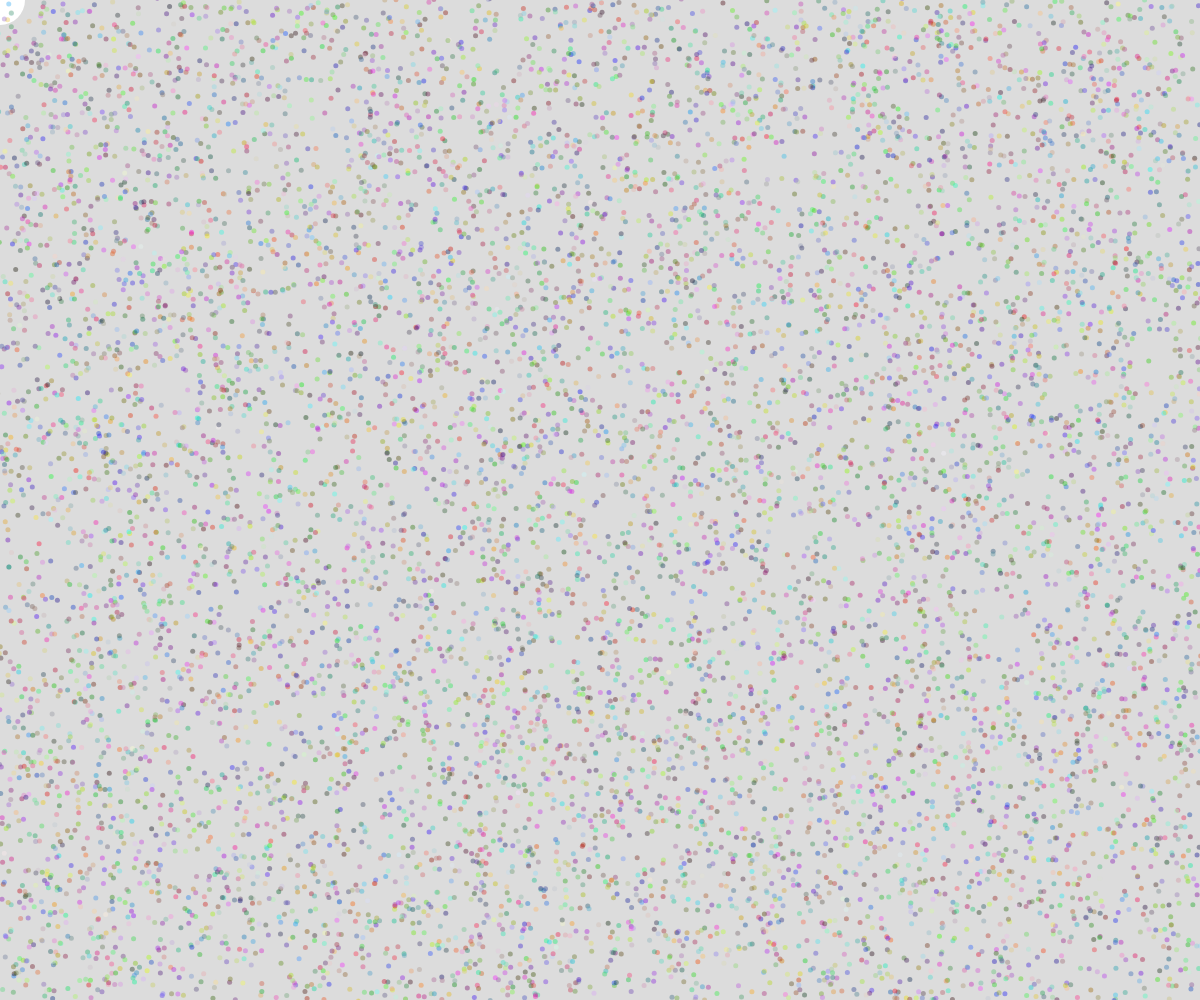
Frame 1 (no input)
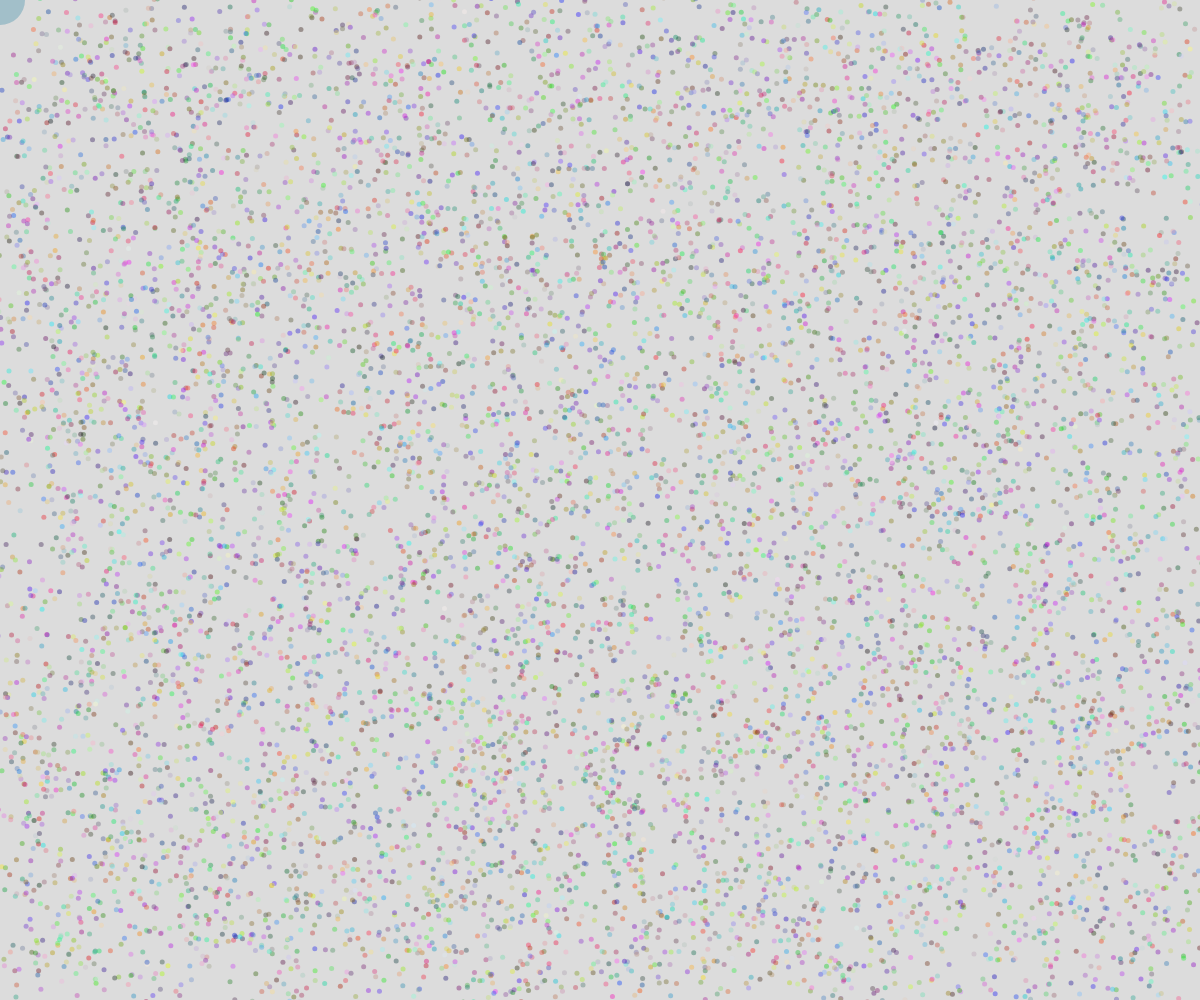
Frame 60 (no input)
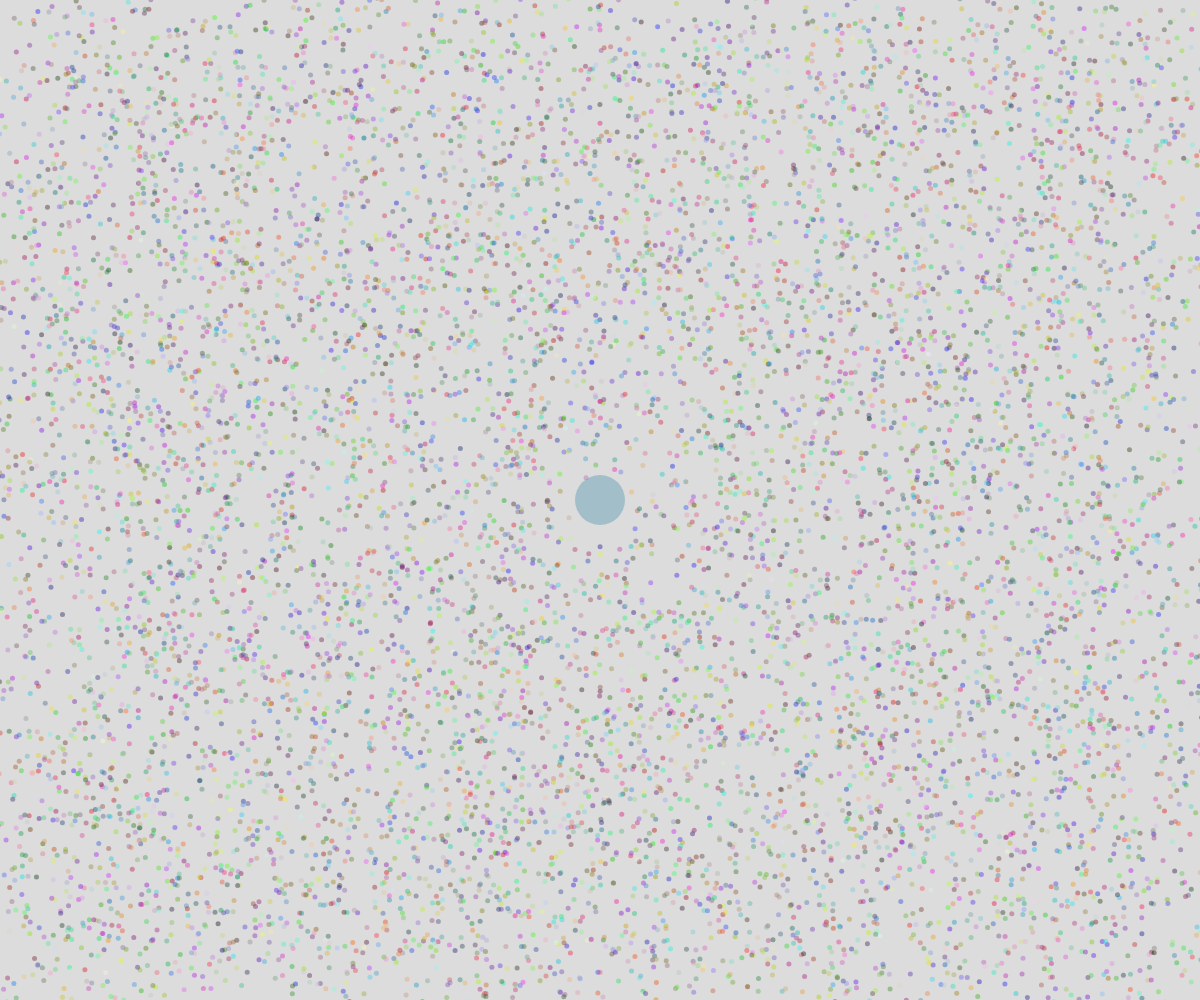
Frame 120 (the mouse pressed at the canvas centre since frame 60)

The p5.js sketch that drew these frames (run headless with seeded random() and noise() and a simulated clock; from frame 60 on, the mouse is pressed at the canvas centre):

// p5.js sketch
// ── sketch.js
// 13 Objects and classes - Random Walker
// Grace Li
// March 14th
//
// a first look at working with multiple objects

let singleWalker;
let walkers = [];
const NUM_WALKERS = 10000;

function setup() {
  createCanvas(windowWidth, windowHeight);
  singleWalker = new Walker(100, 150, "green");
  initWalkers();
  noStroke();
}
function initWalkers(){
  //create a bunch of walker objects, put in array
  for(let i = 0; i < NUM_WALKERS; i++){
    let c = color(random(255), random(255), random(255), 100);
    let w = new Walker(random(width), random(height), c);
    walkers.push(w);
  }

}

function draw() {
  background(220);
  //singleWalker.move();
  //singleWalker.display();
  // for(let currentWalker of walkers){
  //   currentWalker.move();
  //   currentWalker.display();
  // }

  circle(mouseX, mouseY, 50);


  for(let i = 0; i < walkers.length; i++){
    // this allow delete
    let currentWalker = walkers[i];
    currentWalker.move();
    currentWalker.display();

    //Ask if the current object is close to the mouse
    if(dist(currentWalker.x, currentWalker.y, mouseX, mouseY) < 30){
      // to delete from an arbitary point in array: splice()
      walkers.splice(i, 1);
    }
  }
}


class Walker {
  //1. Constructor
  constructor(x, y, c){
    this.x = x;
    this.y = y;
    this.c = c;
    this.speed = random(2, 10);
    this.size = 5;
  }

  //2. class methods
  display(){
    // render walker on screen
    rectMode(CENTER);
    fill(this.c);
    circle(this.x, this.y, this.size);

  }

  move(){
    // equally likely chance of down, up, left, and right.
    let choice = floor(random(4));
    switch (choice){
    case 0: // LEFT 
      this.x -= this.speed;
      break;
    case 1: // RIGHT
      this.x += this.speed;
      break;
    case 2: //UP
      this.y -= this.speed;
      break;
    case 3: //Down
      this.y += this.speed;
      break;
    }
  }
}
